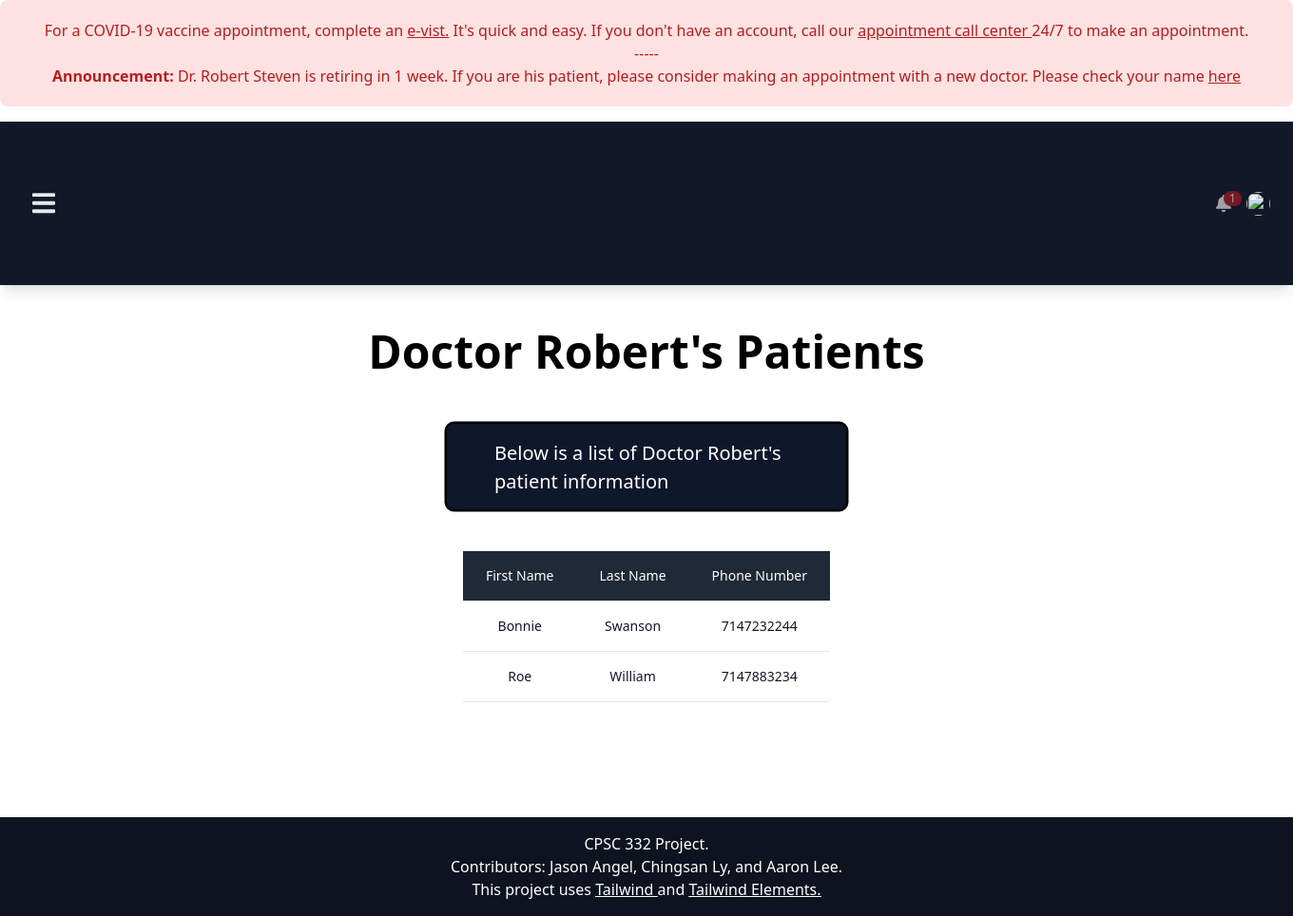
Screenshot of /announcement.php with the database file from the repository.
### tables this page shows
CREATE TABLE Patient (
  SSN int NOT NULL,
  Last_Name varchar(50),
  PhoneNumber varchar(10),
  Street_Name varchar(50),
  Street_Number varchar(50),
  City varchar(50),
  State varchar(2),
  Zip_Code varchar(9),
  First_Name varchar(10),
  Insurance_ID varchar(15)
);

### announcement.php (the view, shortened to what this page needs)
<!DOCTYPE html>
<html lang="en">
<?php include('header.php'); ?>
<main style="min-height: calc(100vh - 176px - 104px);">
    <h1 class="font-semibold leading-tight text-5xl mt-0 mb-2 text-grey-600 bold text-center mt-10">Doctor Robert's
        Patients</h1>
    <div class="flex items-center justify-center mb-10 scale-125">
        <div class="border-2 border-black bg-slate-900 basis-3/12 text-white rounded-lg mt-10 px-10 py-3">
            <p>Below is a list of Doctor Robert's patient information</p>
        </div>
    </div>
    <?php
        $server = 'localhost';
        $username = 'root';
        $password = '';
        $database = 'docOffice';
        $connection = new mysqli($server, $username, $password, $database, 3306) or die("not connected");
        $sql = "SELECT Patient.First_Name, Patient.Last_Name, Patient.PhoneNumber
                    FROM ((Patient
                    INNER JOIN Appointment ON Patient.SSN = Appointment.Patient_SSN AND Appointment.DoctorID = 'RS5678')
                    INNER JOIN Medical_Test ON Patient.SSN = Medical_Test.Patient_SSN AND Medical_Test.DoctorID = 'RS5678');";
        $result = mysqli_query($connection, $sql);
        print "<div class = 'flex items-center justify-center'>";
        print "<div class='flex flex-ol'>";
        print "<div class='overflow-x-auto sm:-mx-6 lg:-mx-8'>";
        print "<div class='py-4 inline-block min-w-full sm:px-6 lg:px-8'>";
        print "<div class='overflow-hidden'>";
        print "<table class='min-w-full text-center'>";
        print "<thead class='border-b bg-gray-800'>";
        print "<tr>";
        print "<th scope='col' class='text-sm font-medium text-white px-6 py-4'>";
        print "First Name";
        print "</th>";
        print "<th scope='col' class='text-sm font-medium text-white px-6 py-4'>";
        print "Last Name";
        print "</th>";
        print "<th scope='col' class='text-sm font-medium text-white px-6 py-4'>";
        print "Phone Number";
        print "</th>";
        print "</tr>";
        print "</thead class='border-b'>";
        print "<tbody>";
        while ($row = mysqli_fetch_array($result)) {
            print "<tr class='bg-white border-b'>";
            print "<td class='text-sm text-gray-900 font-light px-6 py-4 whitespace-nowrap'>$row[First_Name]</td>";
            print "<td class='text-sm text-gray-900 font-light px-6 py-4 whitespace-nowrap'>$row[Last_Name]</td>";
            print "<td class='text-sm text-gray-900 font-light px-6 py-4 whitespace-nowrap'>$row[PhoneNumber]</td>";
            print "</tr class='bg-white border-b'>";
        }
        print "</tbody>";
        print "</table>";
        print "</div>";
        print "</div>";
        print "</div>";
        print "</div>";
        print "</div>";
    ?>
</main>
<?php include('footer.php'); ?>
</html>

### rows the page displays
patient: First_Name "Bonnie", Last_Name "Swanson", PhoneNumber "7147232244"
patient: First_Name "Roe", Last_Name "William", PhoneNumber "7147883234"
